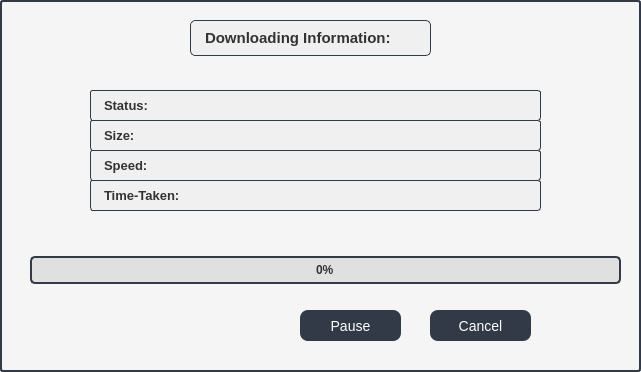
<?xml version="1.0" encoding="UTF-8"?>
<ui version="4.0">
 <class>Dialog</class>
 <widget class="QDialog" name="Dialog">
  <property name="geometry">
   <rect>
    <x>0</x>
    <y>0</y>
    <width>641</width>
    <height>372</height>
   </rect>
  </property>
  <property name="windowTitle">
   <string>Dialog</string>
  </property>
  <property name="styleSheet">
   <string notr="true">QDialog {
    background-color: rgb(245, 245, 245);
    border: 2px solid rgb(49, 58, 70); 
    border-radius: 3px;
    padding: 5px;  
    box-shadow: 0 4px 8px rgba(0, 0, 0, 0.1); 
}

QDialogTitleBar {
    background-color: #0f09b0;
    color: #ffffff;  
    font-weight: bold;  
    padding: 8px 12px; 
    border-top-left-radius: 8px;  
    border-top-right-radius: 8px;  
    border-bottom: 1px solid #dddddd;  
    font-size: 16px; 
}

QDialog QPushButton {
    background-color: #0f09b0;  
    color: #ffffff;  
    border: none; 
    border-radius: 5px; 
    padding: 6px 12px; 
    font-size: 14px;  
}

QDialog QPushButton:hover {
    background-color: #3333cc; 
}

QDialog QPushButton:pressed {
    background-color: #0d0870;  
}
</string>
  </property>
  <widget class="QPushButton" name="Pause_Resume_btn">
   <property name="geometry">
    <rect>
     <x>300</x>
     <y>310</y>
     <width>101</width>
     <height>31</height>
    </rect>
   </property>
   <property name="styleSheet">
    <string notr="true">QPushButton{
border-radius: 8px;
font: 11pt &quot;MS Shell Dlg 2&quot;;
color: rgb(255, 255, 255);
background-color: rgb(49, 58, 70);}

QPushButton:hover{
	background-color: rgb(85, 170, 255);
	
	color: rgb(255, 255, 255);;

}
</string>
   </property>
   <property name="text">
    <string>Pause</string>
   </property>
  </widget>
  <widget class="QPushButton" name="Cancel_btn">
   <property name="geometry">
    <rect>
     <x>430</x>
     <y>310</y>
     <width>101</width>
     <height>31</height>
    </rect>
   </property>
   <property name="styleSheet">
    <string notr="true">QPushButton{
border-radius: 8px;
font: 11pt &quot;MS Shell Dlg 2&quot;;
color: rgb(255, 255, 255);
background-color: rgb(49, 58, 70);}

QPushButton:hover{
	background-color: rgb(85, 170, 255);
	
	color: rgb(255, 255, 255);;

}</string>
   </property>
   <property name="text">
    <string>Cancel</string>
   </property>
  </widget>
  <widget class="QWidget" name="horizontalLayoutWidget">
   <property name="geometry">
    <rect>
     <x>90</x>
     <y>180</y>
     <width>451</width>
     <height>31</height>
    </rect>
   </property>
   <layout class="QHBoxLayout" name="horizontalLayout">
    <item>
     <widget class="QLabel" name="time_label">
      <property name="styleSheet">
       <string notr="true">QLabel {
    color: #333333;
    font-size: 13px; 
    font-weight: bold; 
    background-color: #f0f0f0; 
    padding: 5px 10px; 
    border-radius: 3px; 
    border: 1px solid rgb(49, 58, 70);
    text-align: center; 
}
</string>
      </property>
      <property name="text">
       <string>Time-Taken:</string>
      </property>
     </widget>
    </item>
   </layout>
  </widget>
  <widget class="QWidget" name="horizontalLayoutWidget_2">
   <property name="geometry">
    <rect>
     <x>90</x>
     <y>150</y>
     <width>451</width>
     <height>31</height>
    </rect>
   </property>
   <layout class="QHBoxLayout" name="horizontalLayout_4"/>
  </widget>
  <widget class="QWidget" name="horizontalLayoutWidget_3">
   <property name="geometry">
    <rect>
     <x>90</x>
     <y>120</y>
     <width>451</width>
     <height>31</height>
    </rect>
   </property>
   <layout class="QHBoxLayout" name="horizontalLayout_5"/>
  </widget>
  <widget class="QWidget" name="horizontalLayoutWidget_4">
   <property name="geometry">
    <rect>
     <x>90</x>
     <y>90</y>
     <width>451</width>
     <height>36</height>
    </rect>
   </property>
   <layout class="QHBoxLayout" name="horizontalLayout_6"/>
  </widget>
  <widget class="QWidget" name="horizontalLayoutWidget_7">
   <property name="geometry">
    <rect>
     <x>30</x>
     <y>250</y>
     <width>591</width>
     <height>41</height>
    </rect>
   </property>
   <layout class="QHBoxLayout" name="horizontalLayout_3">
    <item>
     <widget class="QProgressBar" name="progressBar">
      <property name="styleSheet">
       <string notr="true">QProgressBar {
    border: 2px solid rgb(49, 58, 70);
    border-radius: 5px; 
    background-color: #e0e0e0;
    height: 20px; 
    padding: 2px;
    text-align: center; 
    font-weight: bold; 
    color: #333333; 
}

QProgressBar::chunk {
    background: #339FFF;
    border-radius: 5px; 
    box-shadow: 0px 0px 5px rgba(0, 0, 0, 0.3); 
}
</string>
      </property>
      <property name="minimum">
       <number>0</number>
      </property>
      <property name="value">
       <number>0</number>
      </property>
     </widget>
    </item>
   </layout>
  </widget>
  <widget class="QLabel" name="size_label">
   <property name="geometry">
    <rect>
     <x>90</x>
     <y>120</y>
     <width>451</width>
     <height>31</height>
    </rect>
   </property>
   <property name="styleSheet">
    <string notr="true">QLabel {
    color: #333333;
    font-size: 13px; 
    font-weight: bold; 
    background-color: #f0f0f0; 
    padding: 5px 10px; 
    border-radius: 3px; 
    border: 1px solid rgb(49, 58, 70); 
    text-align: center; 
}
</string>
   </property>
   <property name="text">
    <string>Size:</string>
   </property>
  </widget>
  <widget class="QWidget" name="horizontalLayoutWidget_6">
   <property name="geometry">
    <rect>
     <x>190</x>
     <y>20</y>
     <width>241</width>
     <height>36</height>
    </rect>
   </property>
   <layout class="QHBoxLayout" name="horizontalLayout_7">
    <item>
     <widget class="QLabel" name="label_2">
      <property name="styleSheet">
       <string notr="true">QLabel {
    color: #333333;
    font-size: 15px;
    font-weight: bold;
    background-color: #f0f0f0; 
    padding: 5px 10px;
    border-radius: 5px; 
    border: 1px solid rgb(49, 58, 70);
    text-align: center; 
}
</string>
      </property>
      <property name="text">
       <string>Downloading Information:</string>
      </property>
     </widget>
    </item>
   </layout>
  </widget>
  <widget class="QLabel" name="speed_label">
   <property name="geometry">
    <rect>
     <x>90</x>
     <y>150</y>
     <width>451</width>
     <height>31</height>
    </rect>
   </property>
   <property name="styleSheet">
    <string notr="true">QLabel {
    color: #333333;
    font-size: 13px; 
    font-weight: bold; 
    background-color: #f0f0f0; 
    padding: 5px 10px; 
    border-radius: 3px; 
    border: 1px solid rgb(49, 58, 70);
    text-align: center; 
}
</string>
   </property>
   <property name="text">
    <string>Speed:</string>
   </property>
  </widget>
  <widget class="QLabel" name="status_label">
   <property name="geometry">
    <rect>
     <x>90</x>
     <y>90</y>
     <width>451</width>
     <height>31</height>
    </rect>
   </property>
   <property name="styleSheet">
    <string notr="true">QLabel {
    color: #333333;
    font-size: 13px; 
    font-weight: bold; 
    background-color: #f0f0f0; 
    padding: 5px 10px; 
    border-radius: 3px; 
    border: 1px solid rgb(49, 58, 70); 
    text-align: center; 
}
</string>
   </property>
   <property name="text">
    <string>Status:</string>
   </property>
  </widget>
 </widget>
 <resources>
  <include location="icons/ytd.png"/>
 </resources>
 <connections/>
</ui>
